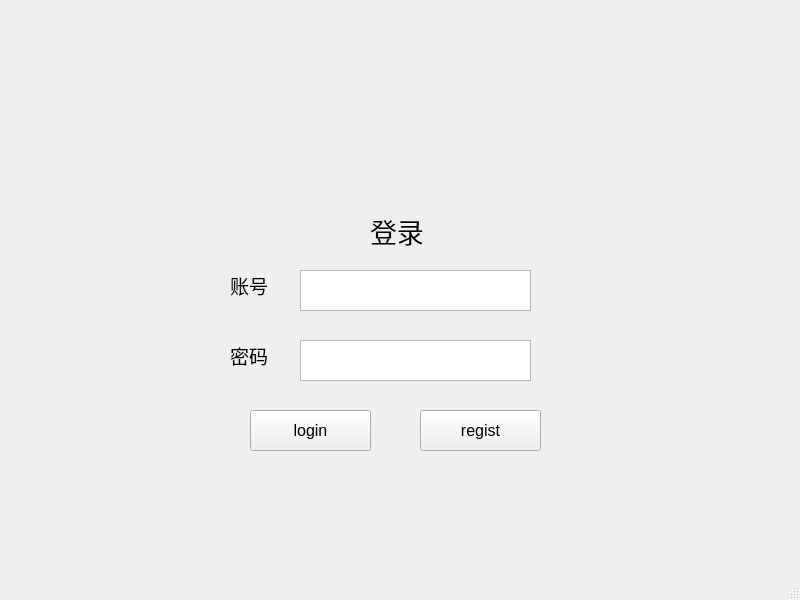
<?xml version="1.0" encoding="UTF-8"?>
<ui version="4.0">
 <class>netdisk</class>
 <widget class="QMainWindow" name="netdisk">
  <property name="geometry">
   <rect>
    <x>0</x>
    <y>0</y>
    <width>800</width>
    <height>600</height>
   </rect>
  </property>
  <property name="font">
   <font>
    <family>Arial</family>
   </font>
  </property>
  <property name="windowTitle">
   <string>netdisk</string>
  </property>
  <widget class="QWidget" name="centralwidget">
   <widget class="QLabel" name="label">
    <property name="geometry">
     <rect>
      <x>370</x>
      <y>200</y>
      <width>141</width>
      <height>61</height>
     </rect>
    </property>
    <property name="font">
     <font>
      <family>Arial</family>
      <pointsize>20</pointsize>
     </font>
    </property>
    <property name="text">
     <string>登录</string>
    </property>
   </widget>
   <widget class="QTextEdit" name="textEdit">
    <property name="geometry">
     <rect>
      <x>300</x>
      <y>270</y>
      <width>231</width>
      <height>41</height>
     </rect>
    </property>
   </widget>
   <widget class="QLabel" name="label_2">
    <property name="geometry">
     <rect>
      <x>230</x>
      <y>270</y>
      <width>72</width>
      <height>31</height>
     </rect>
    </property>
    <property name="font">
     <font>
      <family>Arial</family>
      <pointsize>14</pointsize>
     </font>
    </property>
    <property name="text">
     <string>账号</string>
    </property>
   </widget>
   <widget class="QLabel" name="label_3">
    <property name="geometry">
     <rect>
      <x>230</x>
      <y>340</y>
      <width>72</width>
      <height>31</height>
     </rect>
    </property>
    <property name="font">
     <font>
      <family>Arial</family>
      <pointsize>14</pointsize>
     </font>
    </property>
    <property name="text">
     <string>密码</string>
    </property>
   </widget>
   <widget class="QTextEdit" name="textEdit_2">
    <property name="geometry">
     <rect>
      <x>300</x>
      <y>340</y>
      <width>231</width>
      <height>41</height>
     </rect>
    </property>
   </widget>
   <widget class="QPushButton" name="pushButton">
    <property name="geometry">
     <rect>
      <x>250</x>
      <y>410</y>
      <width>121</width>
      <height>41</height>
     </rect>
    </property>
    <property name="font">
     <font>
      <family>Arial</family>
      <pointsize>12</pointsize>
     </font>
    </property>
    <property name="text">
     <string>login</string>
    </property>
   </widget>
   <widget class="QPushButton" name="pushButton_2">
    <property name="geometry">
     <rect>
      <x>420</x>
      <y>410</y>
      <width>121</width>
      <height>41</height>
     </rect>
    </property>
    <property name="font">
     <font>
      <family>Arial</family>
      <pointsize>12</pointsize>
     </font>
    </property>
    <property name="text">
     <string>regist</string>
    </property>
   </widget>
  </widget>
  <widget class="QMenuBar" name="menubar">
   <property name="geometry">
    <rect>
     <x>0</x>
     <y>0</y>
     <width>800</width>
     <height>21</height>
    </rect>
   </property>
  </widget>
  <widget class="QStatusBar" name="statusbar"/>
 </widget>
 <resources/>
 <connections/>
</ui>
